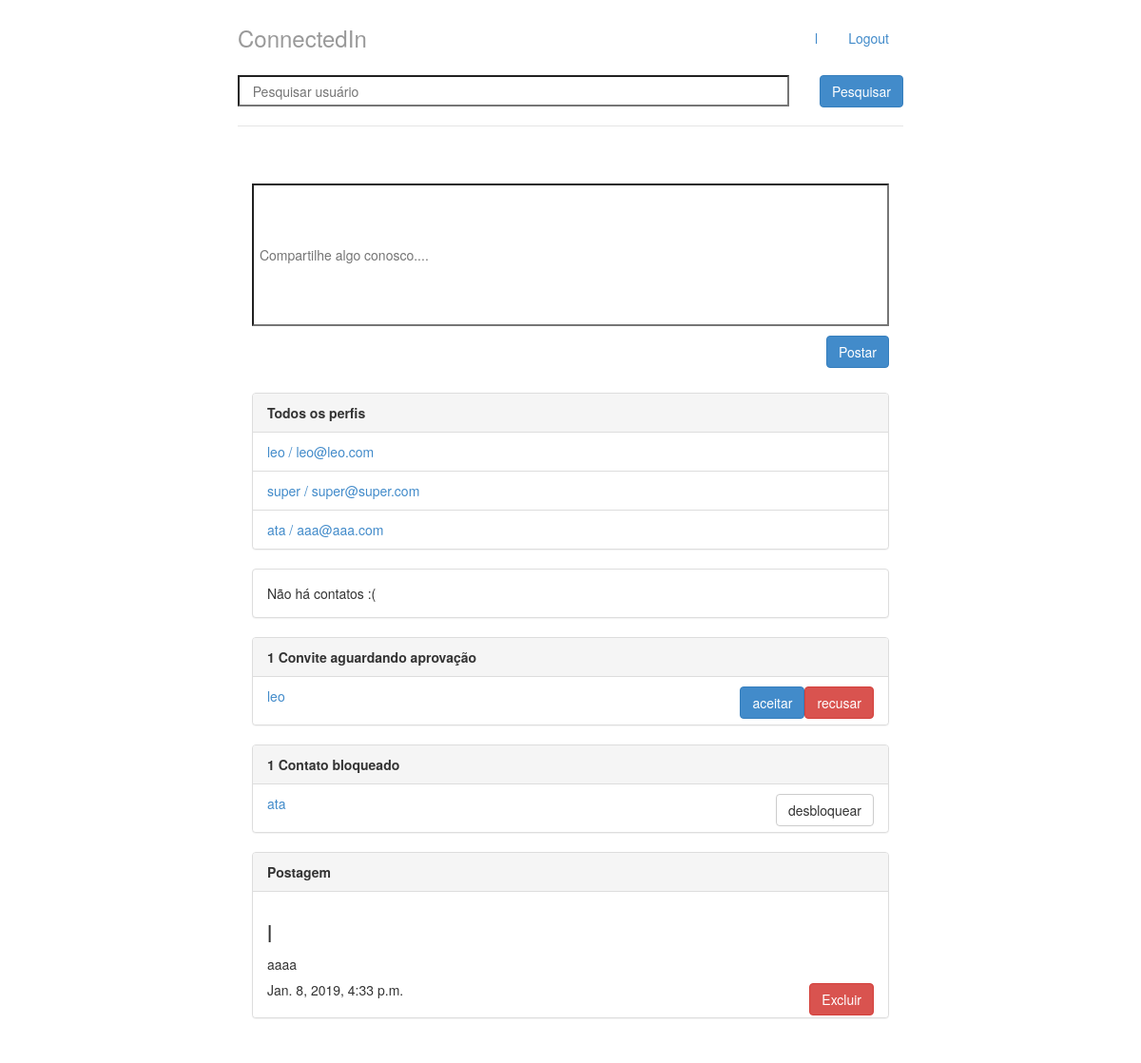
Before: / (signed in) with the older database file.
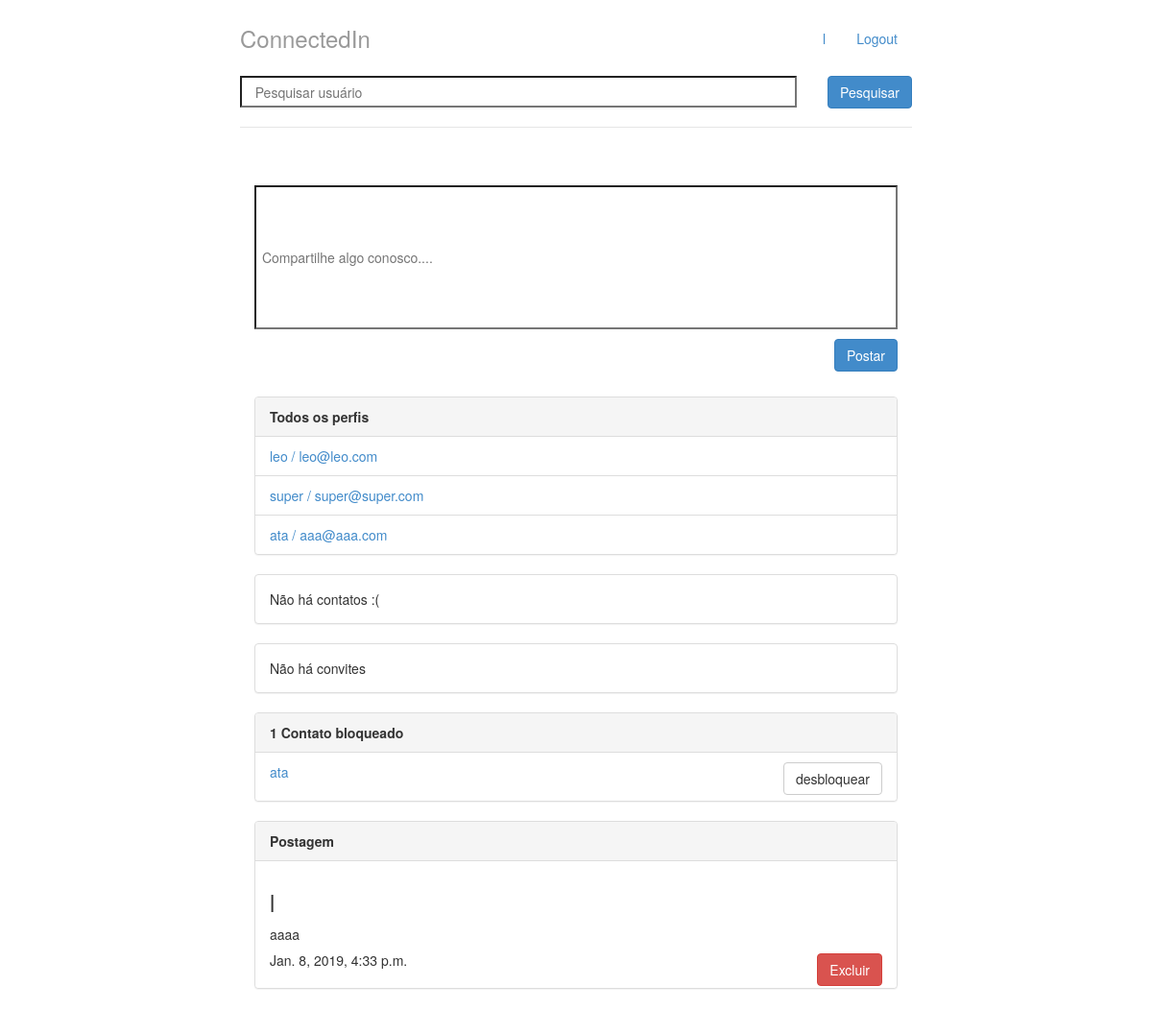
After: the same page with the newer database file.
### perfis/models.py (models this page shows, shortened)
class Perfil(models.Model):
    nome = models.CharField(max_length=255, null=False)
    telefone = models.CharField(max_length=15, null=False)
    nome_empresa = models.CharField(max_length=255, null=False)
    contatos = models.ManyToManyField('self', related_name = 'meus_contatos')
    contatos_bloqueados = models.ManyToManyField('self', related_name = 'meus_contatos_bloqueados', symmetrical=False, through='Bloqueio')
    usuario = models.OneToOneField(User, related_name="perfil", on_delete = models.CASCADE)
    @property
    def email(self):
        return self.usuario.email
    @property
    def meus_bloqueios(self):
        bloqueio = Bloqueio.objects.filter(bloqueador=self)
        return bloqueio
    def contatos_nao_bloqueados(self):
        perfis_nao_bloqueados = []
        perfis_me_bloquearam = Bloqueio.objects.filter(bloqueado=self)
        ids_perfis_me_bloquearam = []
        for perfil in perfis_me_bloquearam:
            ids_perfis_me_bloquearam.append(perfil.bloqueador.id)
        for i in Perfil.objects.all():
            if i.id not in ids_perfis_me_bloquearam and i not in self.meus_bloqueios.all():
                perfis_nao_bloqueados.append(i)
        return perfis_nao_bloqueados
    def __str__(self):
        return self.nome

class Convite(models.Model):
    solicitante = models.ForeignKey(Perfil,on_delete=models.CASCADE,related_name='convites_feitos' )
    convidado = models.ForeignKey(Perfil, on_delete= models.CASCADE, related_name='convites_recebidos')

class Bloqueio(models.Model):
    bloqueador = models.ForeignKey(Perfil, on_delete = models.CASCADE, related_name = 'bloqueador')
    bloqueado = models.ForeignKey(Perfil, on_delete = models.CASCADE, related_name = 'bloqueado')
    def __str__(self):
        return self.bloqueado.nome

class Postagem(models.Model):
    dono = models.ForeignKey(Perfil, on_delete=models.CASCADE, related_name='minhas_postagens')
    texto = models.CharField(max_length=400, null=False)
    data_publicacao = models.DateTimeField(auto_now_add=True)
    def __str__(self):
        return self.texto

### perfis/views.py (the view)
# urls.py: path('', views.index,name='index'),
@login_required
def index(request):
	form = PostForm()
	perfil_logado = Perfil.objects.get(id=request.user.perfil.id)
	perfis_nao_bloqueados = perfil_logado.contatos_nao_bloqueados
	return render(request, 'index.html',{'perfis' : perfis_nao_bloqueados,
										 'perfil_logado' : get_perfil_logado(request),
										   'form':form})

### perfis/forms.py
class PostForm(forms.Form):
	texto = forms.CharField(required=True)

### perfis/views.py (called while the page is built)
@login_required
def get_perfil_logado(request):
	return request.user.perfil

### timeline/models.py (called while the page is built)
    def get_timeline(self):
        lista_postagens = []
        postagens_ordenadas = Postagem.objects.all()[::-1]
        for i in postagens_ordenadas:
            if i.dono in self.perfil.contatos.all() or i.dono.id == self.perfil.id:
                lista_postagens.append(i)
        return lista_postagens

### perfis/templates/index.html (shortened to what the changed rows need)
{% extends 'base.html' %}
{% block body %}
<div class="col-lg-12">
    <br>
    <br>
    <br>
	<div class="panel panel-default">
		{% if perfis %}
		<ul class="list-group">
            {% for perfil in perfis %}
                {% if perfil.nome != perfil_logado.nome %}
                    <li class="list-group-item">
                        <a href = "{% url 'exibir' perfil.id %}">	{{ perfil.nome }} / {{ perfil.email }}
                        </a>
                    </li>
                    {% endif %}
			{% endfor %}
		{% else %}
			<p>Não há perfis cadastrados</p>
		{% endif %}
		</ul>
	</div>
    <div class="panel panel-default">
        {% with total=perfil_logado.convites_recebidos.count %}
            {% if total %}
                <div class="panel-heading">
                    <strong> {{ total }}
                    Convite{{ total|pluralize }} aguardando aprovação</strong>
                </div>
                <ul class="list-group">
                    {% for convite in perfil_logado.convites_recebidos.all %}
                    <li class = "list-group-item">
                        <p>
                        <a href = "{% url 'exibir' convite.solicitante.id %}">
                            {{convite.solicitante.nome}}
                        </a>
                        <a class = "btn btn-danger pull-right" href = "{% url 'recusar' convite.id %}">recusar</a>
                        <a class = "btn btn-primary pull-right" href = "{% url 'aceitar' convite.id %}">aceitar</a></p>
                    </li>
                    {% endfor %}
                </ul>
            {% else %}
                <div class="panel-body">
                    Não há convites
                </div>
            {% endif %}
        {% endwith %}
    </div>
    <div class="panel panel-default">
            {% with total=perfil_logado.meus_bloqueios.count %}
                {% if total %}
                    <ul class="list-group">
                        {% for bloqueio in perfil_logado.meus_bloqueios.all %}
                            <li class = "list-group-item">
                                <p><a href = "{% url 'exibir' bloqueio.bloqueado.id %}">
                                    {{ bloqueio }}
                                </a>
                                <a class = "btn btn-default pull-right" href = "{% url 'desbloquear' bloqueio.id %}">desbloquear</a>
                            </p>
                            </li>
                        {% endfor %}
                    </ul>
                {% else %}
                    <div class="panel-body">
                        Não há contatos bloqueados
                    </div>
                {% endif %}
            {% endwith %}
        </div>
        <div class="panel panel-default">
            {% if perfil_logado.minha_timeline.get_timeline %}
                <ul class="list-group">
                    {% for postagem in perfil_logado.minha_timeline.get_timeline %}
                        <li class = "list-group-item">
                                <h3> {{ postagem.dono }} </h3>
                                <p>{{ postagem }}</p>
                                {% if postagem.dono.id == perfil_logado.id %}
                                <button class="btn btn-danger pull-right" id="btn-confirm">Excluir</button>
                            {% endif %}
                            <h5>{{postagem.data_publicacao}}</h5>
                        </li>
                    {% endfor %}
                </ul>
            {% else %}
                <div class="panel-body">
                    Não há postagens
                </div>
            {% endif %}
        </div>
</div>
{% endblock %}

Changed rows visible on the page:
removed Convite: solicitante.nome "leo"
Other visible differences:
{{ total }}: "1" → (not shown)
text no longer shown: "Convite aguardando aprovação"
text now shown: "Não há convites"
